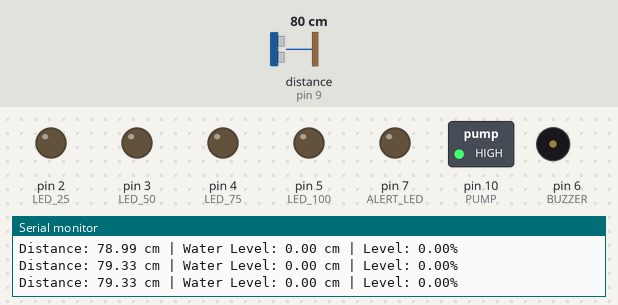
This sketch was run on a simulated Arduino Uno, built with avr-gcc and run on an emulated ATmega328P. On the bench: switched loads named in the sketch (green lamp = pin HIGH), output pins drawn as LEDs (lit = HIGH), buzzer (waves = sounding, pin HIGH), the last lines printed to the serial monitor. Wiring (inferred from the names in the program): ultrasonic range finder: trigger pin 8; echo pin 9. The test bench sets the inputs (shaded band); at power-on: distance to the obstacle (sensor on pin 9) 80 cm. The echo pulse lasts 58.3 µs per cm; pins used as bus, display or sensor lines are not drawn.

Above: at 1.3 s.
1.4 s: distance to the obstacle (sensor on pin 9) set to 34 cm
2.9 s: distance to the obstacle (sensor on pin 9) set to 29 cm
At 4.1 s:
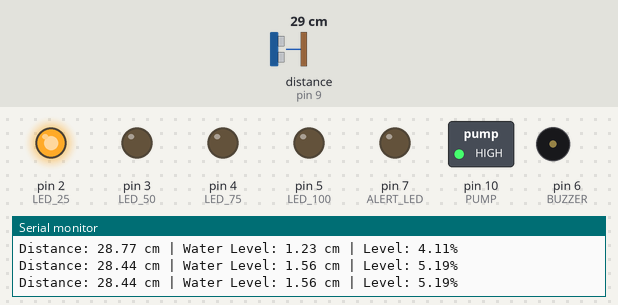
4.5 s: distance to the obstacle (sensor on pin 9) set to 26 cm
7.5 s: distance to the obstacle (sensor on pin 9) set to 21 cm
At 8.7 s:
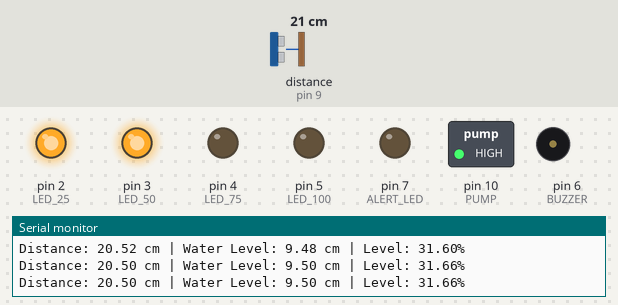
9.0 s: distance to the obstacle (sensor on pin 9) set to 17 cm
10.5 s: distance to the obstacle (sensor on pin 9) set to 13 cm
At 11.7 s:
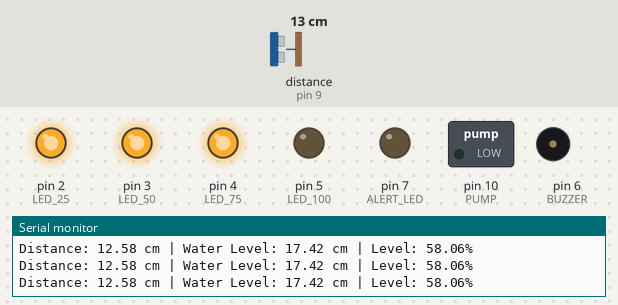
Timing chart, 0 to 13.0 s (numbered marks = the images above; inputs shaded):
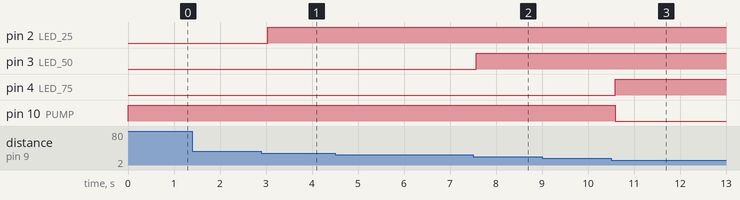

The sketch:

Smart_Water_Level_Monitoring_and_Control_System.ino
```cpp
#define RELAY_ACTIVE_HIGH 1 // if active high relay = 1. Otherwise = 0

const float TANK_HEIGHT = 30.0;

const int LED_25 = 2;
const int LED_50 = 3;
const int LED_75 = 4;
const int LED_100 = 5;

const int BUZZER = 6;
const int ALERT_LED = 7;
const int TRIG = 8;
const int ECHO = 9;
const int PUMP = 10;

float duration;
float distance;
float waterLevel;
float percentage;

void pumpON()
{
#if RELAY_ACTIVE_HIGH
  digitalWrite(PUMP, HIGH);
#else
  digitalWrite(PUMP, LOW);
#endif
}

void pumpOFF()
{
#if RELAY_ACTIVE_HIGH
  digitalWrite(PUMP, LOW);
#else
  digitalWrite(PUMP, HIGH);
#endif
}

void setup()
{
  pinMode(LED_25, OUTPUT);
  pinMode(LED_50, OUTPUT);
  pinMode(LED_75, OUTPUT);
  pinMode(LED_100, OUTPUT);

  pinMode(BUZZER, OUTPUT);
  pinMode(ALERT_LED, OUTPUT);

  pinMode(TRIG, OUTPUT);
  pinMode(ECHO, INPUT);

  pinMode(PUMP, OUTPUT);

  Serial.begin(9600);

  digitalWrite(LED_25, LOW);
  digitalWrite(LED_50, LOW);
  digitalWrite(LED_75, LOW);
  digitalWrite(LED_100, LOW);

  digitalWrite(BUZZER, LOW);
  digitalWrite(ALERT_LED, LOW);

  pumpOFF();
}

void loop()
{
  digitalWrite(TRIG, LOW);
  delayMicroseconds(2);

  digitalWrite(TRIG, HIGH);
  delayMicroseconds(10);

  digitalWrite(TRIG, LOW);

  duration = pulseIn(ECHO, HIGH, 30000);

  if (duration == 0)
  {
    pumpOFF();
    return;
  }

  distance = duration / 58.82;

  waterLevel = TANK_HEIGHT - distance;

  if (waterLevel < 0)
    waterLevel = 0;

  if (waterLevel > TANK_HEIGHT)
    waterLevel = TANK_HEIGHT;

  percentage = (waterLevel / TANK_HEIGHT) * 100.0;

  Serial.print("Distance: ");
  Serial.print(distance);
  Serial.print(" cm | Water Level: ");
  Serial.print(waterLevel);
  Serial.print(" cm | Level: ");
  Serial.print(percentage);
  Serial.println("%");

  digitalWrite(LED_25, LOW);
  digitalWrite(LED_50, LOW);
  digitalWrite(LED_75, LOW);
  digitalWrite(LED_100, LOW);
  digitalWrite(ALERT_LED, LOW);
  digitalWrite(BUZZER, LOW);

  if (percentage > 0 && percentage < 25)
  {
    digitalWrite(LED_25, HIGH);
    pumpON();
  }

  else if (percentage >= 25 && percentage < 50)
  {
    digitalWrite(LED_25, HIGH);
    digitalWrite(LED_50, HIGH);
    pumpON();
  }

  else if (percentage >= 50 && percentage < 75)
  {
    digitalWrite(LED_25, HIGH);
    digitalWrite(LED_50, HIGH);
    digitalWrite(LED_75, HIGH);
    pumpOFF();
  }

  else if (percentage >= 75 && percentage < 100)
  {
    digitalWrite(LED_25, HIGH);
    digitalWrite(LED_50, HIGH);
    digitalWrite(LED_75, HIGH);
    digitalWrite(LED_100, HIGH);
    pumpOFF();
  }

  else if (percentage >= 100)
  {
    digitalWrite(LED_25, HIGH);
    digitalWrite(LED_50, HIGH);
    digitalWrite(LED_75, HIGH);
    digitalWrite(LED_100, HIGH);

    pumpOFF();

    digitalWrite(ALERT_LED, HIGH);
    digitalWrite(BUZZER, HIGH);
    delay(300);
    digitalWrite(BUZZER, LOW);
  }

  else
  {
    pumpON();
  }

  delay(500);
}
```

Measured:
- the behaviour switches between 31 and 30 cm on distance to the obstacle (sensor on pin 9) (found by bisection; images 0 and 1)
- the behaviour switches between 24 and 23 cm on distance to the obstacle (sensor on pin 9) (found by bisection; images 1 and 2)
- the behaviour switches between 16 and 15 cm on distance to the obstacle (sensor on pin 9) (found by bisection; images 2 and 3)
- after the input at 2.9 s, pin 2 (LED_25): LOW → HIGH after 0.14 s
- after the input at 7.5 s, pin 3 (LED_50): LOW → HIGH after 0.07 s
- after the input at 10.5 s, pin 4 (LED_75): LOW → HIGH after 0.09 s; pin 10 (PUMP): HIGH → LOW after 0.09 s
